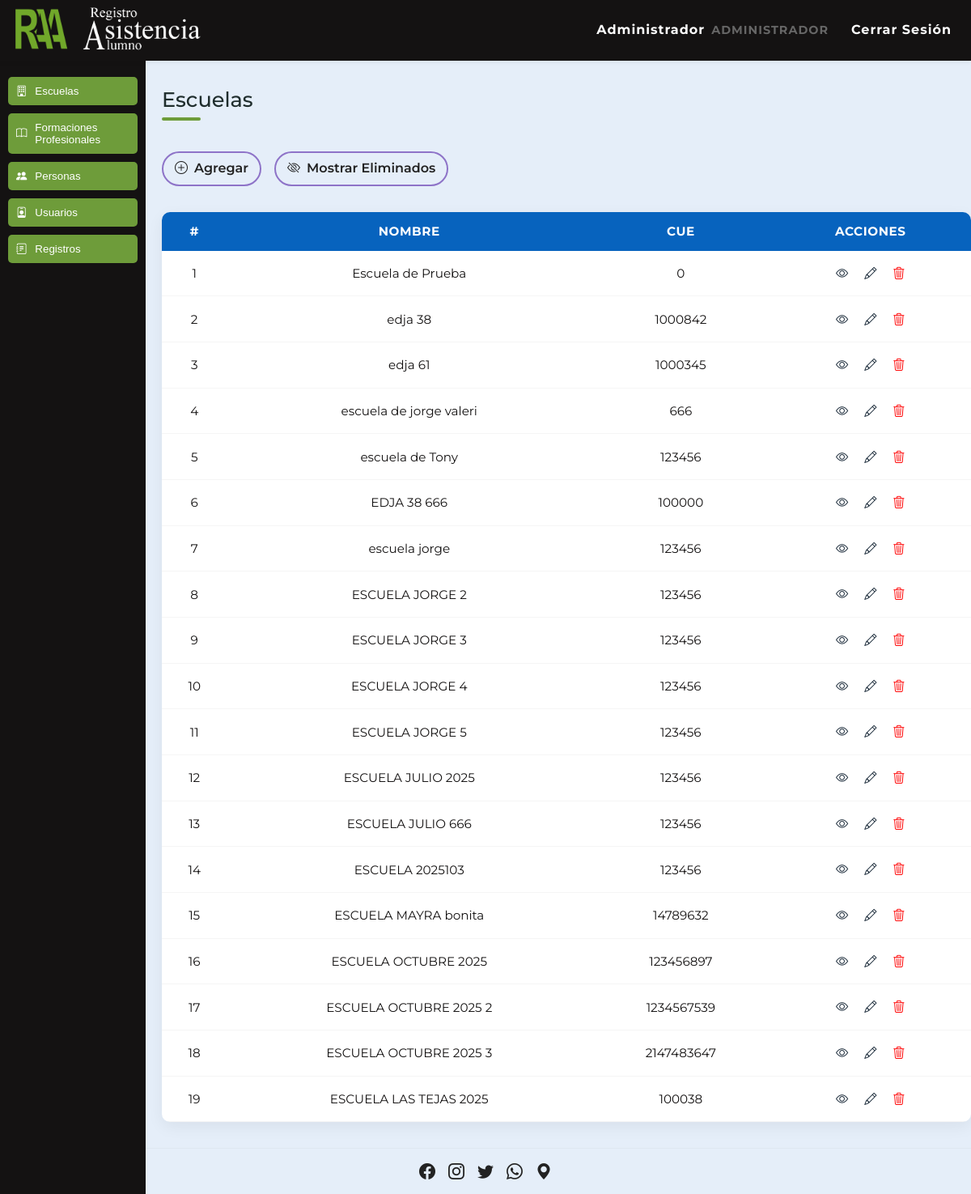
The app's page /FrontEnd/escuelas.php (signed in) with its own data.
### tables this page shows
CREATE TABLE `escuelas` (
  `escuelas_id` int(5) NOT NULL,
  `escuelas_nombre` varchar(100) NOT NULL,
  `escuelas_cue` int(10) NOT NULL,
  `domicilios_id` int(5) NOT NULL,
  `escuelas_eliminado` tinyint(1) NOT NULL DEFAULT 0
);

### BackEnd/autenticacion.php (called while the page is built, shortened)
<?php
function current_role()
{
    if (isset($_SESSION['role']) && $_SESSION['role'] !== '') {
        return $_SESSION['role'];
    }
    return null;
}
function is_admin()
{
    return current_role() === ROL_ADMIN;
}

### FrontEnd/escuelas.php (the view, shortened to what this page needs)
<?php
require_once __DIR__ . '/includes/inicializar.php';
$action = $_GET['action'] ?? 'list';
?>
<!DOCTYPE html>
<html lang="es">
<?php include('head.php'); ?>
<?php include('header.php'); ?>
<link rel="stylesheet" href="CSS/estilo_comun.css">
<link rel="stylesheet" href="CSS/estilo_app.css">
<?php include('menu_lateral.php'); ?>
<body>
  <main class="fp-page">
    <?php switch ($action):
    ?>
      <?php
      default:
        $res = mysqli_query($conexion, "
          SELECT escuelas_id, escuelas_nombre, escuelas_cue
          FROM escuelas
          WHERE escuelas_eliminado='0'
        ");
        $cnt = 0;
      ?>
        <h1 class="title">Escuelas</h1>
        <ul class="botones">
          <li class="boton-agregar"><a href="escuelas.php?action=add"><i class="bi bi-plus-circle"></i> Agregar</a></li>
          <li class="boton-volver"><a href="escuelas.php?action=deleted"><i class="bi bi-eye-slash"></i> Mostrar Eliminados</a></li>
        </ul>
        <div class="contenedor">
          <table class="table table-striped table-hover">
            <thead>
              <tr>
                <th>#</th>
                <th>Nombre</th>
                <th>CUE</th>
                <th>Acciones</th>
              </tr>
            </thead>
            <tbody>
              <?php while ($rw = mysqli_fetch_assoc($res)): ?>
                <tr>
                  <td><?= ++$cnt ?></td>
                  <td><?= htmlspecialchars($rw['escuelas_nombre']) ?></td>
                  <td><?= htmlspecialchars($rw['escuelas_cue']) ?></td>
                  <td>
                    <a href="escuelas.php?action=view&id=<?= $rw['escuelas_id'] ?>" title="Ver Más"><i class="bi bi-eye"></i></a>
                    <a href="escuelas.php?action=edit&id=<?= $rw['escuelas_id'] ?>" title="Editar"><i class="bi bi-pencil"></i></a>
                    <a href="escuelas.php?action=delete&id=<?= $rw['escuelas_id'] ?>" title="Eliminar"><i class="bi bi-trash3" style="color:red;"></i></a>
                  </td>
                </tr>
              <?php endwhile; ?>
            </tbody>
          </table>
        </div>
    <?php endswitch; ?>
  </main>
  <?php include('footer.php'); ?>
</body>
</html>

### FrontEnd/head.php (shortened to what this page needs)
<head>
  <link rel="stylesheet" href="https://cdn.jsdelivr.net/npm/bootstrap-icons@1.10.5/font/bootstrap-icons.css">
  <link rel="stylesheet" href="https://cdnjs.cloudflare.com/ajax/libs/animate.css/4.1.1/animate.min.css">
  <link rel="stylesheet" href="https://unpkg.com/leaflet@1.9.3/dist/leaflet.css" />
  <link rel="stylesheet" href="https://cdn.jsdelivr.net/npm/sweetalert2@11.7.27/dist/sweetalert2.min.css">
</head>

### FrontEnd/header.php
<?php
$currentPage = basename($_SERVER['SCRIPT_FILENAME']);
$personas_nombre   = $_SESSION['personas_nombre']   ?? '';
$personas_apellido = $_SESSION['personas_apellido'] ?? '';
$personas_rol      = $_SESSION['personas_rol']      ?? '';
$displayName = trim($personas_nombre . ' ' . $personas_apellido);
?>
<header>
  <div class="ancho">
    <div class="logo">
      <a><img src="Imagenes/Logo_3.png" alt="Logo" /></a>
    </div>
    <nav>
      <ul>
        <?php if ($currentPage === 'index.php'): ?>
          <li><a href="logeo.php">Iniciar Sesión</a></li>
          <li><a href="registrarse.php">Registrarse</a></li>
        <?php elseif ($currentPage === 'registrarse.php'): ?>
          <li><a href="index.php">Inicio</a></li>
          <li><a href="logeo.php">Iniciar Sesión</a></li>
        <?php elseif ($currentPage === 'logeo.php'): ?>
          <li><a href="index.php">Inicio</a></li>
          <li><a href="registrarse.php">Registrarse</a></li>
        <?php elseif ($currentPage === 'olvide_contrasenia.php'): ?>
          <li><a href="index.php">Inicio</a></li>
          <li><a href="registrarse.php">Registrarse</a></li>
        <?php elseif (in_array($currentPage, ['menu_principal.php', 'formacion_profesional.php', 'escuelas.php', 'personas.php', 'usuarios.php', 'registros.php', 'perfil.php'])): ?>
          <li>
            <a href="perfil.php">
              <?= $displayName !== '' ? htmlspecialchars($displayName) : 'Perfil' ?><br>
              <small style="font-size:0.9em;color:#666;">
                <?= $personas_rol !== '' ? htmlspecialchars($personas_rol) : '' ?>
              </small>
            </a>
          </li>
          <li><a href="deslogeo.php">Cerrar Sesión</a></li>
        <?php else: ?>
          <li><a href="index.php">Inicio</a></li>
        <?php endif; ?>
      </ul>
    </nav>
  </div>
</header>

### FrontEnd/menu_lateral.php (shortened to what this page needs)
<?php include('head.php');
?>
<link rel="stylesheet" href="CSS/estilo_comun.css">
<link rel="stylesheet" href="CSS/estilo_app.css">
<aside id="sidebar" class="cuerpo-menu-vertical" role="navigation" aria-label="Menú principal">
  <div class="menu-interno">
    <ul>
      <?php if (is_admin()): ?>
        <li>
          <button class="menu-btn" aria-label="Escuelas" onclick="window.location.href='escuelas.php'">
            <i class="bi bi-building" aria-hidden="true"></i>
            <span class="label">Escuelas</span>
          </button>
        </li>
        <li>
          <button class="menu-btn" aria-label="Formaciones Profesionales" onclick="window.location.href='formacion_profesional.php'">
            <i class="bi bi-book" aria-hidden="true"></i>
            <span class="label">Formaciones Profesionales</span>
          </button>
        </li>
        <li>
          <button class="menu-btn" aria-label="Personas" onclick="window.location.href='personas.php'">
            <i class="bi bi-people-fill" aria-hidden="true"></i>
            <span class="label">Personas</span>
          </button>
        </li>
        <li>
          <button class="menu-btn" aria-label="Usuarios" onclick="window.location.href='usuarios.php'">
            <i class="bi bi-person-badge" aria-hidden="true"></i>
            <span class="label">Usuarios</span>
          </button>
        </li>
        <li>
          <button class="menu-btn" aria-label="Registros" onclick="window.location.href='registros.php'">
            <i class="bi bi-journal-text" aria-hidden="true"></i>
            <span class="label">Registros</span>
          </button>
        </li>
      <?php endif; ?>
    </ul>
  </div>
</aside>

### FrontEnd/footer.php
<footer class="pie">
  <div class="pie_iconos">
    <a href="https://www.facebook.com/jotta.valeri/" class="bi bi-facebook"></a>
    <a href="https://www.instagram.com/jotta_vs/" class="bi bi-instagram"></a>
    <a href="https://twitter.com/" class="bi bi-twitter"></a>
    <a href="https://wa.me/+543834800300" class="bi bi-whatsapp"></a>
    <a href="https://goo.gl/maps/ZdaDwSRw5DedrJXj6" class="bi bi-geo-alt-fill"></a>
  </div>
</footer>

### FrontEnd/CSS/estilo_comun.css (style rules this page uses)
:root { --bg-page: #E5EEF9; --primary: #6E9C3A; --accent: #6262AA; --text: #141212; --muted: #87b4e0; --surface: #ffffff; --border: #d0d0d0; --radius: 8px; --header-height: 75px; --sidebar-width: 260px; --font-family: 'Montserrat', system-ui, -apple-system, "Segoe UI", Roboto, "Helvetica Neue", Arial; }
html, body { font-family: var(--font-family); color: var(--text); background: var(--bg-page); -webkit-font-smoothing: antialiased; -moz-osx-font-smoothing: grayscale; }
header { position: fixed; top: 0; left: 0; right: 0; height: var(--header-height); background: #141212; z-index: 1100; display: flex; align-items: center; box-shadow: 0 2px 6px rgba(0, 0, 0, 0.06); }
header .ancho { max-width: 1200px; width: 100%; margin: 0 auto; padding: 8px 16px; display: flex; align-items: center; justify-content: space-between; gap: 1rem; box-sizing: border-box; }
header .logo img { max-height: calc(var(--header-height) - 10px); width: auto; display: block; }
header nav ul { display: flex; gap: 12px; align-items: center; list-style: none; margin: 0; padding: 0; }
header nav a { color: #fff; text-decoration: none; font-weight: 700; letter-spacing: 0.6px; padding: 6px 8px; transition: color .18s, transform .12s; display: inline-flex; align-items: center; gap: 0.5rem; }
footer.pie { background: var(--bg-page); display: flex; justify-content: center; align-items: center; padding: 14px 12px; margin-top: auto; border-top: 1px solid rgba(0, 0, 0, 0.03); font-size: 0.95rem; color: #222; }
footer .pie_iconos { display: flex; gap: 1rem; align-items: center; }
footer .pie_iconos a { text-decoration: none; font-size: 1.25rem; color: #222; transition: transform .12s, color .12s; }

### records on screen
escuelas: escuelas_nombre "Escuela de Prueba", escuelas_cue "0"
escuelas: escuelas_nombre "edja 38", escuelas_cue "1000842"
escuelas: escuelas_nombre "edja 61", escuelas_cue "1000345"
escuelas: escuelas_nombre "escuela de jorge valeri", escuelas_cue "666"
escuelas: escuelas_nombre "escuela de Tony", escuelas_cue "123456"
escuelas: escuelas_nombre "EDJA 38 666", escuelas_cue "100000"
escuelas: escuelas_nombre "escuela jorge", escuelas_cue "123456"
escuelas: escuelas_nombre "ESCUELA JORGE 2", escuelas_cue "123456"
escuelas: escuelas_nombre "ESCUELA JORGE 3", escuelas_cue "123456"
escuelas: escuelas_nombre "ESCUELA JORGE 4", escuelas_cue "123456"
escuelas: escuelas_nombre "ESCUELA JORGE 5", escuelas_cue "123456"
escuelas: escuelas_nombre "ESCUELA JULIO 2025", escuelas_cue "123456"
escuelas: escuelas_nombre "ESCUELA JULIO 666", escuelas_cue "123456"
escuelas: escuelas_nombre "ESCUELA 2025103", escuelas_cue "123456"
escuelas: escuelas_nombre "ESCUELA MAYRA bonita", escuelas_cue "14789632"
escuelas: escuelas_nombre "ESCUELA OCTUBRE 2025", escuelas_cue "123456897"
escuelas: escuelas_nombre "ESCUELA OCTUBRE 2025 2", escuelas_cue "1234567539"
escuelas: escuelas_nombre "ESCUELA OCTUBRE 2025 3", escuelas_cue "2147483647"
escuelas: escuelas_nombre "ESCUELA LAS TEJAS 2025", escuelas_cue "100038"

### other values on screen
$displayName "Administrador"
$personas_rol "ADMINISTRADOR"
